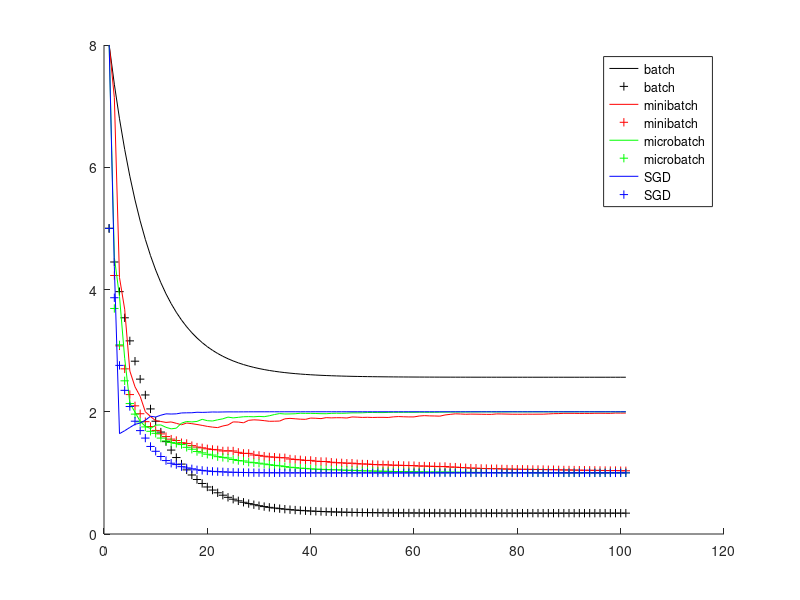

The MATLAB source for this figure:
% this script implement the backpropagation method of a affine fit , from scratch, WIP

input= [ -2 3 -1 4 1 2];
target=2*input+1; %create reference: samples*2+1
learning_rate=0.05;
nb_epochs=100;
AInit=8; #gain model A*x+B ; initial starting point
BInit=5; 
%%%%%%%%%%%%%%%%%%%%%%%%%%%%%%%%%%%%%%%%%%%%%%%%%%%%%%%%%%%%%%%%%%%%%%%%%%%%%%
function out=forward_relu(in,W)
  out=max(in,0);
end
function [newW,newDelta]=backpropagation_relu(in,learning_rate,delta,W)

   % update input error
  if(in>0)
    newDelta=delta;
  else
    newDelta=0;
  endif
  
   % update internal parameter
   newW=0; % nothing to do
end
%%%%%%%%%%%%%%%%%%%%%%%%%%%%%%%%%%%%%%%%%%%%%%%%%%%%%%%%%%%%%%%%%%%%%%%%%%%%%%
function out=forward_gain(in,W)
  out=in*W;
end
function [newW,newDelta]=backpropagation_gain(in,learning_rate,delta,W)

   % update input error
   newDelta=delta*in;
   
   % update internal parameter
   newW=W-delta*learning_rate*in;
end
%%%%%%%%%%%%%%%%%%%%%%%%%%%%%%%%%%%%%%%%%%%%%%%%%%%%%%%%%%%%%%%%%%%%%%%%%%%%%%
function out=forward_bias(in,W)
  out=in+W;
end
function [newW,newDelta]=backpropagation_bias(in,learning_rate,delta,W)

   % update input error
   newDelta=delta;
   
   % update internal parameter
   newW=W-delta*learning_rate;
end
%%%%%%%%%%%%%%%%%%%%%%%%%%%%%%%%%%%%%%%%%%%%%%%%%%%%%%%%%%%%%%%%%%%%%%%%%%%%%%
function [Atotal,Btotal]=learn(input,target,learning_rate,nb_epochs,nb_samples_minibatch,AInit,BInit)
A=AInit;
B=BInit;
Atotal=[AInit];
Btotal=[BInit];

nb_samples=columns(input);
nb_batch=floor(nb_samples/nb_samples_minibatch);
for epochs=1:nb_epochs
  idx=randperm(nb_samples);
  in_shuffled=input(idx);
  out_shuffled=target(idx);
       
    ABatch=0;
    BBatch=0;
  for b=1:nb_batch
    InTotal=[];
    OutTotal=[];
    error=0;
      in2=0;
      
      %mini batch forward pass
    for i=1:nb_samples_minibatch
      in=in_shuffled(i+(b-1)*nb_samples_minibatch);
      out=forward_gain(in,A);
      in2+=out;
      out=forward_bias(out,B);
      InTotal=[InTotal;in];
      OutTotal=[OutTotal; out];
      error+=out-out_shuffled(i+(b-1)*nb_samples_minibatch);            
    end
    
    %update rule for A using error
    error/=nb_samples_minibatch;
    in2/=nb_samples_minibatch;
    inmean=mean(InTotal,1);
    
    [B,delta]=backpropagation_bias(in2,learning_rate,error,B);
    [A,delta]=backpropagation_gain(inmean,learning_rate,delta,A);
    
    ABatch+=A;
    BBatch+=B;
  end
  
  Atotal=[Atotal,ABatch/nb_batch];
  Btotal=[Btotal,BBatch/nb_batch];
end
end
%%%%%%%%%%%%%%%%%%%%%%%%%%%%%%%%%%%%%%%%%%%%%%%%%%%%%%%%%%%%%%%%%%%%%%%%%%%%%%

%compute results
[ABatch,BBatch]=learn(input,target,learning_rate,nb_epochs,6,AInit,BInit);
[AMiniBatch,BMiniBatch]=learn(input,target,learning_rate,nb_epochs,3,AInit,BInit);
[AMicroBatch,BMicroBatch]=learn(input,target,learning_rate,nb_epochs,2,AInit,BInit);
[ASGD,BSGD]=learn(input,target,learning_rate,nb_epochs,1,AInit,BInit);

%draw A,B vs epoch
figure; hold on;
plot(ABatch,';batch;k'); %will not converge due to bias in last level
plot(BBatch,';batch;+k'); %will not converge due to bias in last level
plot(AMiniBatch,';minibatch;r');
plot(BMiniBatch,';minibatch;+r');
plot(AMicroBatch,';microbatch;g');
plot(BMicroBatch,';microbatch;+g');
plot(ASGD,';SGD;b');
plot(BSGD,';SGD;+b');
hold off;
